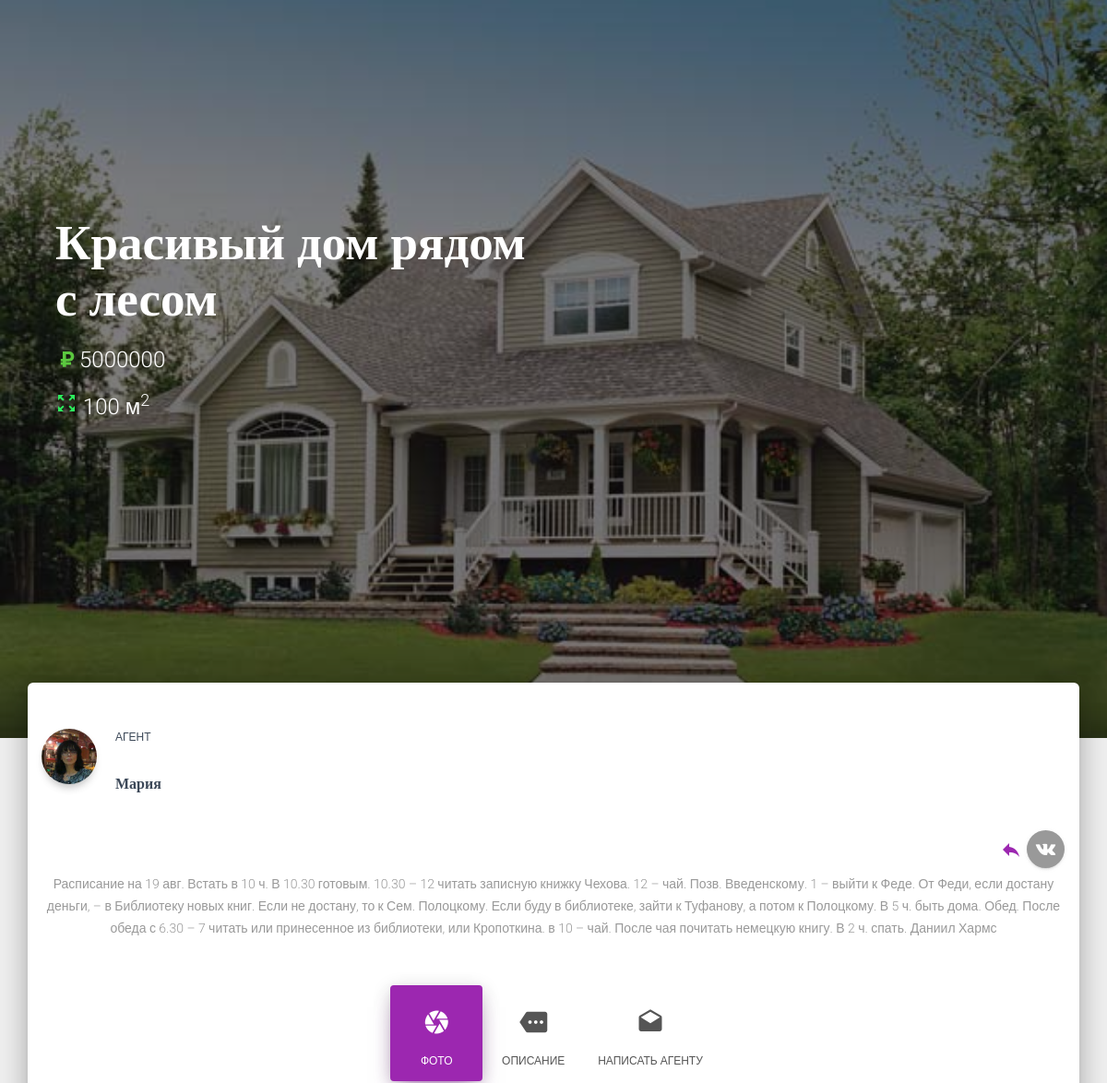
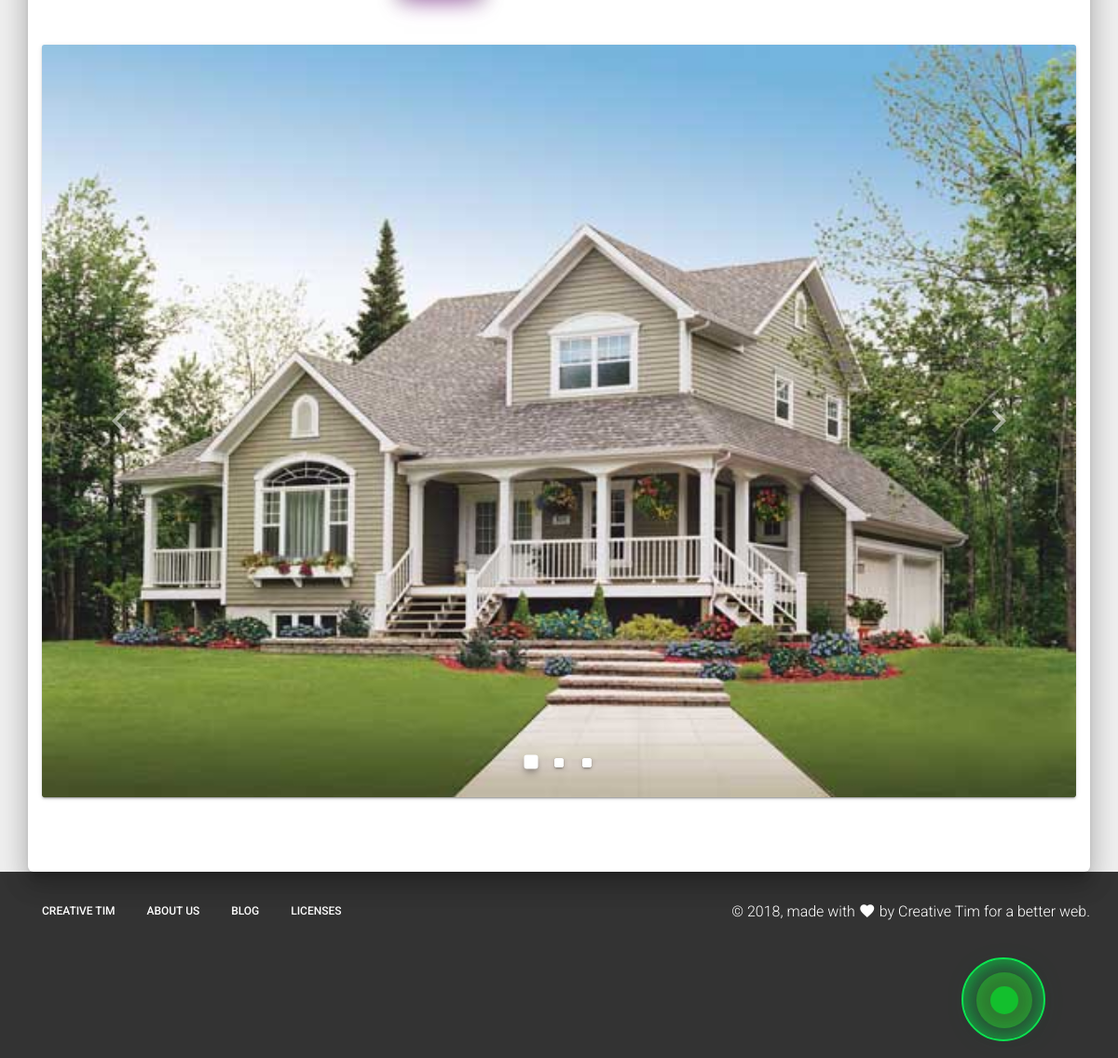
/2/krasivyj-dom-ryadom-s-lesom/, run on the app's committed database (2 pictures, top to bottom).
### agency_app/models.py (models this page shows, shortened)
class Property(models.Model):
    id_prop  = models.CharField(max_length=150, verbose_name=u'id объекта', default=prop_id_generate, blank=True, null=True)
    category = models.ForeignKey(Category, verbose_name=u'категоря')
    stok     = models.ForeignKey('PartnerStok', verbose_name=u'акция', on_delete=models.PROTECT, blank=True, null=True)
    agent    = models.ForeignKey('Agent', verbose_name=u'агент', on_delete=models.PROTECT)
    appointment = models.ForeignKey('Appointement', verbose_name=u'назначение', on_delete=models.PROTECT)
    city     = models.ForeignKey('City', verbose_name=u'город', on_delete=models.PROTECT)
    street   = models.CharField(max_length=150, verbose_name=u'улица', blank=True)
    hnum     = models.CharField(max_length=350, verbose_name=u'номер дома', blank=True)
    romm     = models.CharField(max_length=200, verbose_name=u'кол-во комнат', blank=True)
    title    = models.CharField(max_length=600, verbose_name=u'заголовок')
    slug     = models.SlugField()
    desc     = models.TextField(verbose_name=u'описание')
    image    = models.ImageField(upload_to=generate_filename, verbose_name=u'заглавное изображенe', blank=True, null=True)
    date     = models.DateTimeField(blank=True, null=True, verbose_name=u'дата публикации')
    status   = models.BooleanField(verbose_name=u'рекламировать')
    area     = models.PositiveIntegerField(default=0, verbose_name=u'метраж')
    areafield = models.PositiveIntegerField(default=0, verbose_name=u'площадь')
    flor     = models.PositiveIntegerField(default=1, verbose_name=u'этажи')
    price    = models.PositiveIntegerField(default=0, verbose_name=u'стоимость')
    saler    = models.CharField(max_length=150, verbose_name=u'продавец', blank=True)
    salerphone = models.CharField(max_length=150, verbose_name=u'телефон продавца', blank=True)
    def get_absolute_url(self):
        return reverse('object-detail', kwargs={'category': self.category.slug, 'slug': self.slug})
    class Meta:
        verbose_name = 'объект'
        verbose_name_plural = 'объекты'

class Agent(models.Model):
    first_name = models.CharField(max_length=50, verbose_name=u'имя')
    last_name  = models.CharField(max_length=50, verbose_name=u'фамилия')
    phone      = models.CharField(max_length=22, verbose_name=u'телефон')
    email      = models.CharField(max_length=50)
    avatar     = models.ImageField(blank=True, null=True)
    class Meta:
        verbose_name = 'агента'
        verbose_name_plural = 'агенты'

### agency_app/views.py (the view)
# urls.py: url(r'^(?P<category>[-\w]+)/(?P<slug>[-\w]+)/$', ObjectDetailView.as_view(
class ObjectDetailView(ContactFormMixin, GeoCoorMixin, FormView, DetailView):
	model = Property
	template_name = 'object_detail.html'
	def get_context_data(self, *args, **kwargs):
		context = super(ObjectDetailView, self).get_context_data(*args, **kwargs)
		context['categories'] = Category.objects.all()
		context['article'] = self.get_object()
		art_id = self.get_object().pk
		img = Images.objects.all()
		context['imges'] = img.filter(album_id=art_id)
		context['geoposition'] = GeoCoorMixin.geoloc(
								self.get_object().city,
								self.get_object().street,
								self.get_object().hnum
							)
		return context

### agency_app/mixins.py (called while the page is built)
    def geoloc(city, adress, hnum):
        geolocator = Yandex()
        w = str(city), str(adress), str(hnum)
        adress = ' '.join(w)
        location = geolocator.geocode(adress)
        return list([location.latitude, location.longitude])

### agency_app/models.py (called while the page is built)
    def __str__(self):
        return self.name

### agency_app/templates/object_detail.html (shortened to what this page needs)
{% extends 'index.html' %}
{% load static %}
{% block content %}
<div class="page-header header-filter" data-parallax="true" style="background-image: url('{{  article.image.url  }}');">
    <div class="container">
      <div class="row">
        <div class="col-md-6">
          <h1 class="title">{{ article.title }}</h1>
          <h1 style="font-size: 1.5em" class="price"><img src="{% static 'images/ruble.svg' %}">{{ article.price }}</h1>
          <h1 style="font-size: 1.5em" class="price"><i style=" color: #2DED5D" class="material-icons">zoom_out_map</i> {{ article.area }} м<sup>2</sup></h1>
        </div>
      </div>
    </div>
</div>
  <div class="main main-raised">
    <div class="profile-content">
      <div class="container">
        <div class="row">
          <div style="width: 100%">
            <div class="profile">
              <div class="avatar">
                <img src="{{ article.agent.avatar.url }}" alt="Circle Image" class="img-raised rounded-circle">
              </div>
              <div class="name">
                <h6 style="padding-left: 80px">агент</h6>
                <h3 style="font-size: 1em; padding-left: 80px"class="title">{{ article.agent.first_name }}</h3>
                <a class="float-right"
                     href="https://vk.com/share.php?u=http://127.0.0.1:8000{{ article.get_absolute_url }}"
                     title="поделиться ВКонтакте">
                     <i class="material-icons">reply</i>
                    <button class="btn btn-just-icon btn-round btn-vk">
                      <i class="fa fa-vk"></i>
                    </button>
                  </a>
              </div>
            </div>
          </div>
        </div>
        <div class="description text-center">
          <p>{{ article.desc }}</p>
        </div>
        <div class="row">
          <div class="line-width">
            <div class="profile-tabs">
              <ul class="nav nav-pills nav-pills-icons justify-content-center" role="tablist">
                <li class="nav-item">
                  <a class="nav-link active" href="#studio" role="tab" data-toggle="tab">
                    <i class="material-icons">camera</i> фото
                  </a>
                </li>
                <li class="nav-item">
                  <a class="nav-link" href="#info" role="tab" data-toggle="tab">
                    <i class="material-icons">more</i> описание
                  </a>
                </li>
                <li class="nav-item">
                  <a class="nav-link" href="#favorite" role="tab" data-toggle="tab">
                    <i class="material-icons">drafts</i> написать агенту
                  </a>
                </li>
              </ul>
            </div>
          </div>
        </div>
        <div class="tab-content tab-space">
          <div class="tab-pane active text-center gallery" id="studio">
            <div class="card card-raised card-carousel">
              <div id="carouselExampleIndicators" class="carousel slide" data-ride="carousel">
                <ol class="carousel-indicators">
                  <li data-target="#carouselExampleIndicators" data-slide-to="0" class="active"></li>
                  <li data-target="#carouselExampleIndicators" data-slide-to="1"></li>
                  <li data-target="#carouselExampleIndicators" data-slide-to="2"></li>
                </ol>
                <div class="carousel-inner">
                        <div class="carousel-item active">
                          <img class="d-block w-100" src="{{  article.image.url  }}">
                          <div class="carousel-caption d-none d-md-block"></div>
                        </div>
                </div>
                <a class="carousel-control-prev" href="#carouselExampleIndicators" role="button" data-slide="prev">
                  <i class="material-icons">keyboard_arrow_left</i>
                </a>
                <a class="carousel-control-next" href="#carouselExampleIndicators" role="button" data-slide="next">
                  <i class="material-icons">keyboard_arrow_right</i>
                </a>
              </div>
            </div>
          </div>
        </div>
      </div>
    </div>
  </div>
  <a href="tel:{{ article.agent.phone }}" mypage="" class="call-now" rel="nofollow">
    <div class="mypage-alo-phone">
        <div class="animated infinite tada mypage-alo-ph-img-circle"></div>
      </div>
    </a>
{% endblock content %}

### static_in_dev/css/pattern.css (style rules this page uses)
.title { margin-top: 30px; min-height: 32px; }
.animated { transform: translate3D(0px, 0px, 0px) !important; -webkit-transform: translate3D(0px, 0px, 0px) !important; opacity: 1 !important; }
.animated { animation-duration: 1s; animation-fill-mode: both; }
.animated.infinite { animation-iteration-count: infinite; }
.line-width { position: center; width: 100% }
@media screen and (min-width: 1200px) { .cd-flter-block ol, ul, dl { margin-top: 0; margin-bottom: 0; } }

### agency_app/templates/object_detail.html (style rules this page uses)
.cd-main-content .mypage-alo-phone { float: right; position: fixed; left: 85%; bottom: 10px; visibility: visible; background-color: transparent; width: 110px; height: 110px; cursor: pointer; z-index: 200000 !important; }
.cd-main-content .mypage-alo-ph-img-circle { width: 30px; height: 30px; top: 43px; left: 43px; position: absolute; background: rgba(25, 255, 60, 0.1) url(http://lamdohoa.com/dienthoai.png) no-repeat center center; -webkit-border-radius: 100%; -moz-border-radius: 100%; border-radius: 100%; border: 1px solid transparent; opacity: .9; -webkit-transition: all 0.5s ease-in-out; -moz-transition: all 0.5s ease-in-out; -ms-transition: all 0.5s ease-in-out; -o-transition: all 0.5s ease-in-out; transition: all 0.5s ease-in-out; -webkit-transform-origin: 50% 50%; -moz-transform-origin: 50% 50%; -ms-transform-origin: 50% 50%; -o-transform-origin: 50% 50%; transform-origin: 50% 50%; background-color: #13BF2D; background-size: 70%; -webkit-box-shadow: 1px 1px 38px -7px rgba(31,92,58,1); -moz-box-shadow: 1px 1px 38px -7px rgba(31,92,58,1); box-shadow: 1px 1px 38px -7px rgba(31,92,58,1); }

### data on the page
Property: image (picture), title "Красивый дом рядом с лесом", price "5000000", area "100", agent.avatar (picture), agent.first_name "Мария", desc "Расписание на 19 авг. Встать в 10 ч. В 10.30 готовым. 10.30 – 12 читать записную книжку Чехова. 12 – чай. Позв. Введенскому. 1 – выйти к Феде. От Феди, если достану деньги, – в Библиотеку новых книг. Если не достану, то к Сем. Полоцкому. Если буду в библиотеке, зайти к Туфанову, а потом к Полоцкому. В 5 ч. быть дома. Обед. После обеда с 6.30 – 7 читать или принесенное из библиотеки, или Кропоткина. в 10 – чай. После чая почитать немецкую книгу. В 2 ч. спать. Даниил Хармс"
